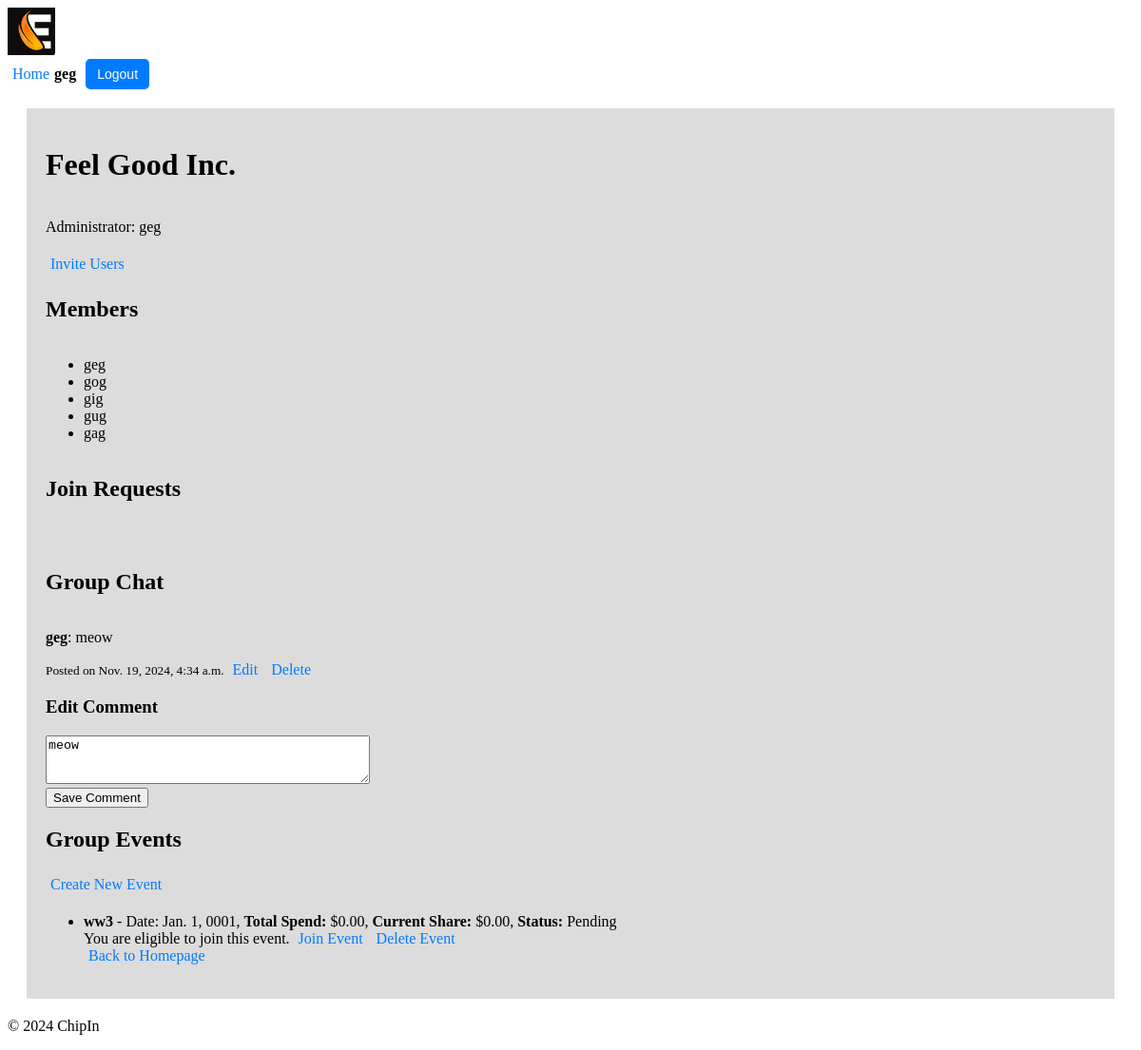
The app's page /chipin/group/1/edit/1/ (signed in) with its own data.
### users/models.py (models this page shows, shortened)
class Profile(models.Model):
    user = models.OneToOneField(User, on_delete=models.CASCADE)
    first_name = models.CharField(max_length=30)
    surname = models.CharField(max_length=30)
    nickname = models.CharField(max_length=30, unique=True, null=False, blank=False)
    max_spend = models.DecimalField(max_digits=10, decimal_places=2, default=100.00)  # Max spend for each event
    balance = models.DecimalField(max_digits=10, decimal_places=2, default=100.00)  # User's current balance

### chipin/models.py (models this page shows, shortened)
class Group(models.Model):
    name = models.CharField(max_length=100)
    admin = models.ForeignKey(User, related_name='admin_groups', on_delete=models.CASCADE)
    members = models.ManyToManyField(User, related_name='group_memberships', blank=True)
    invited_users = models.ManyToManyField(User, related_name='pending_invitations', blank=True)

class Comment(models.Model):
    user = models.ForeignKey(User, on_delete=models.CASCADE)  # User who posted the comment
    group = models.ForeignKey(Group, related_name='comments', on_delete=models.CASCADE)  # Group associated with the comment
    content = models.TextField()  # The comment content
    created_at = models.DateTimeField(auto_now_add=True)  # Timestamp when the comment was posted
    updated_at = models.DateTimeField(auto_now=True)  # Timestamp for the latest update

class Event(models.Model):
    name = models.CharField(max_length=100)
    date = models.DateField()
    total_spend = models.DecimalField(max_digits=10, decimal_places=2)
    status = models.CharField(max_length=20, default='Pending')  # Can be 'Pending' or 'Active'
    group = models.ForeignKey(Group, related_name='events', on_delete=models.CASCADE)
    members = models.ManyToManyField(User, related_name='event_memberships', blank=True)
    def calculate_share(self):
        members_count = self.group.members.count()
        if members_count == 0:
            return 0
        return self.total_spend / members_count

### chipin/views.py (the view)
# urls.py: path('group/<int:group_id>/', views.group_detail, name='group_detail'),
@login_required
def group_detail(request, group_id, edit_comment_id=None):
    group = get_object_or_404(Group, id=group_id)
    comments = group.comments.all().order_by('-created_at')  # Fetch all comments for the group
    events = group.events.all()  # Fetch all events associated with the group
    if edit_comment_id: # Fetch the comment to edit, if edit_comment_id is provided
        comment_to_edit = get_object_or_404(Comment, id=edit_comment_id)
        if comment_to_edit.user != request.user:
            return redirect('chipin:group_detail', group_id=group.id)
    else:
        comment_to_edit = None
    if request.method == 'POST':
        if comment_to_edit: # Editing an existing comment
            form = CommentForm(request.POST, instance=comment_to_edit)
        else: # Adding a new comment
            form = CommentForm(request.POST)
        if form.is_valid():
            comment = form.save(commit=False)
            comment.user = request.user
            comment.group = group
            comment.save()
            return redirect('chipin:group_detail', group_id=group.id)
    else:
        form = CommentForm(instance=comment_to_edit) if comment_to_edit else CommentForm()
    event_share_info = {}
    for event in events:
        event_share = event.calculate_share()
        user_eligible = request.user.profile.max_spend >= event_share
        user_has_joined = request.user in event.members.all()  # Check if the user has already joined the event
        event_share_info[event] = {
            'share': event_share,
            'eligible': user_eligible,
            'status': event.status,
            'joined': user_has_joined
        }
    return render(request, 'chipin/group_detail.html', {
        'group': group,
        'comments': comments,
        'form': form,
        'comment_to_edit': comment_to_edit,
        'events': events,
        'event_share_info': event_share_info,
    })

### chipin/forms.py (shortened to what this page needs)
class CommentForm(forms.ModelForm):
    class Meta:
        model = Comment
        fields = ['content']
        widgets = {
            'content': forms.Textarea(attrs={'rows': 3, 'placeholder': 'Enter your comment...'})
        }

### chipin/context_processors.py (called while the page is built)
def user_profile(request):
    if request.user.is_authenticated:
        try:
            return {'nickname': request.user.profile.nickname}
        except Profile.DoesNotExist:
            return {'nickname': request.user.username}  # Fallback to username if no profile exists
    return {}

### chipin/templates/chipin/group_detail.html (shortened to what this page needs)
{% extends 'chipin/base.html' %}
{% block content %}
    <h1>{{ group.name }}</h1>
    <p>Administrator: {{ group.admin.profile.nickname }}</p>
    {% if request.user == group.admin %}
        <a href="{% url 'chipin:invite_users' group.id %}">Invite Users</a>
    {% endif %}
    <h2>Members</h2>
    <ul>
        {% for member in group.members.all %}
        <li>{{ member.profile.nickname }}</li>
        {% endfor %}
    </ul>
    {% if request.user in group.members.all %}
        <h2>Join Requests</h2>
    {% endif %}
    <h2>Group Chat</h2>
    <div class="comments-section">
        {% for comment in comments %}
            <div class="comment">
                <p><strong>{{ comment.user.profile.nickname }}</strong>: {{ comment.content }}</p>
                <small>Posted on {{ comment.created_at }}</small>
                {% if comment.user == request.user or request.user == group.admin %}
                    <a href="{% url 'chipin:edit_comment' group.id comment.id %}">Edit</a>
                    <a href="{% url 'chipin:delete_comment' comment.id %}" onclick="return confirm('Are you sure?')">Delete</a>
                {% endif %}
            </div>
        {% empty %}
            <p>No comments yet. Be the first to comment!</p>
        {% endfor %}
    </div>
    <h3>{% if comment_to_edit %}Edit Comment{% else %}Add a comment{% endif %}</h3>
    <form method="POST">
        <div class="form-group">
            {{ form.content }}
        </div>
        <button type="submit">{% if comment_to_edit %}Save Comment{% else %}Post Comment{% endif %}</button>
    </form>
    <h2>Group Events</h2>
    {% if request.user == group.admin %}
        <a href="{% url 'chipin:create_event' group.id %}" class="btn btn-primary">Create New Event</a>
    {% endif %}
    <ul>
        {% for event, info in event_share_info.items %}
            <li>
                <strong>{{ event.name }}</strong> - Date: {{ event.date }},
                <strong>Total Spend:</strong> ${{ event.total_spend }},
                <strong>Current Share:</strong> ${{ info.share }},
                <strong>Status:</strong> <span class="event-status">{{ info.status }}</span><br>
                {% if info.joined %}
                    <span class="joined">You have already joined this event.</span>
                    <a href="{% url 'chipin:leave_event' group.id event.id %}" class="btn btn-warning" onclick="return confirm('Are you sure you want to leave this event?');">Leave Event</a>
                {% else %}
                    {% if info.eligible %}
                        <span class="eligible">You are eligible to join this event.</span>
                        <a href="{% url 'chipin:join_event' group.id event.id %}" class="btn btn-success">Join Event</a>
                    {% else %}
                        <span class="waiting-room">You are in the waiting room for this event. Increase your balance or wait for more members to join.</span>
                    {% endif %}
                {% endif %}
                {% if request.user == group.admin %}
                    <a href="{% url 'chipin:delete_event' group.id event.id %}" class="btn btn-danger" onclick="return confirm('Are you sure you want to delete this event?');">Delete Event</a>
                {% endif %}
            </li>
        {% endfor %}
        <a href="{% url 'chipin:home' %}">Back to Homepage</a>
    </ul>
{% endblock %}

### chipin/templates/chipin/base.html (shortened to what this page needs)
{% load static %}
<!DOCTYPE html>
<html lang="en">
<head>
    <link rel="stylesheet" href="{% static 'chipin/styles.css' %}">
</head>
<body>
    <header>
        <div class="logo">
            <img src="{% static 'chipin/logo_90.jpg' %}" alt="ChipIn Logo">
        </div>
        <div class="user-info">
            {% if request.user.is_authenticated %}
                <a href="{% url 'chipin:home' %}">Home</a> <span>{{ request.user.profile.nickname }}</span>
                <form action="{% url 'users:logout' %}" method="post">
                    <button type="submit">Logout</button>
                </form>
            {% else %}
                <a href="{% url 'users:login' %}">Login</a> <a href="{% url 'users:register' %}">Register</a>
            {% endif %}
        </div>
    </header>
    <main style="display: flex; justify-content: center; align-items: left; background-color: rgb(220, 220, 220); flex-direction: column; margin: 20px; padding: 20px;">
        {% block content %}
        {% endblock %}
    </main>
    <footer>
        <p>&copy; 2024 ChipIn</p>
    </footer>
</body>
</html>

### chipin/static/chipin/styles.css (style rules this page uses)
.logo img { max-height: 50px; }
.user-info { display: flex; align-items: center; font-size: 16px; }
.user-info span { margin-right: 10px; font-weight: bold; }
.user-info button { background-color: #007BFF; color: white; border: none; padding: 8px 12px; cursor: pointer; border-radius: 5px; font-size: 14px; }
button { margin-left: auto; }
a { color: #007BFF; text-decoration: none; padding: 5px }

### records on screen
Group: name "Feel Good Inc.", admin.profile.nickname "geg"
Comment: user.profile.nickname "geg", content "meow", created_at "Nov. 19, 2024, 4:34 a.m.", shows "Edit"
Event: name "ww3", date "Jan. 1, 0001", total_spend "0.00", share "0.00", status "Pending"

### other values on screen
{{ request.user.profile.nickname }} "geg"
{{ member.profile.nickname }} "geg"
{{ member.profile.nickname }} "gog"
{{ member.profile.nickname }} "gig"
{{ member.profile.nickname }} "gug"
{{ member.profile.nickname }} "gag"
